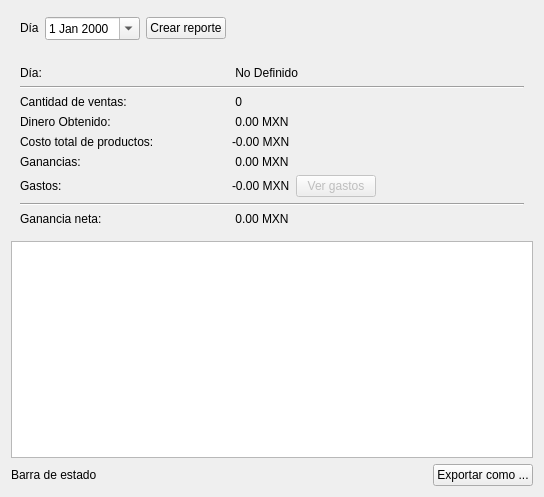
<?xml version="1.0" encoding="UTF-8"?>
<ui version="4.0">
 <class>Frame</class>
 <widget class="QFrame" name="Frame">
  <property name="geometry">
   <rect>
    <x>0</x>
    <y>0</y>
    <width>544</width>
    <height>497</height>
   </rect>
  </property>
  <property name="windowTitle">
   <string>Frame</string>
  </property>
  <layout class="QVBoxLayout" name="verticalLayout">
   <item>
    <widget class="QFrame" name="main_content_frame">
     <property name="frameShape">
      <enum>QFrame::NoFrame</enum>
     </property>
     <property name="frameShadow">
      <enum>QFrame::Raised</enum>
     </property>
     <layout class="QVBoxLayout" name="verticalLayout_2">
      <property name="leftMargin">
       <number>0</number>
      </property>
      <property name="topMargin">
       <number>0</number>
      </property>
      <property name="rightMargin">
       <number>0</number>
      </property>
      <property name="bottomMargin">
       <number>0</number>
      </property>
      <item>
       <widget class="QFrame" name="tool_bar_frame">
        <property name="frameShape">
         <enum>QFrame::NoFrame</enum>
        </property>
        <property name="frameShadow">
         <enum>QFrame::Raised</enum>
        </property>
       </widget>
      </item>
      <item>
       <widget class="QFrame" name="frame_2">
        <property name="frameShape">
         <enum>QFrame::NoFrame</enum>
        </property>
        <property name="frameShadow">
         <enum>QFrame::Raised</enum>
        </property>
        <layout class="QHBoxLayout" name="horizontalLayout_2">
         <property name="leftMargin">
          <number>0</number>
         </property>
         <property name="topMargin">
          <number>0</number>
         </property>
         <property name="rightMargin">
          <number>0</number>
         </property>
         <property name="bottomMargin">
          <number>0</number>
         </property>
         <item>
          <widget class="QFrame" name="frame_3">
           <property name="frameShape">
            <enum>QFrame::NoFrame</enum>
           </property>
           <property name="frameShadow">
            <enum>QFrame::Raised</enum>
           </property>
           <layout class="QGridLayout" name="gridLayout">
            <property name="topMargin">
             <number>0</number>
            </property>
            <item row="4" column="0">
             <widget class="QLabel" name="label_2">
              <property name="sizePolicy">
               <sizepolicy hsizetype="Maximum" vsizetype="Maximum">
                <horstretch>0</horstretch>
                <verstretch>0</verstretch>
               </sizepolicy>
              </property>
              <property name="text">
               <string>Cantidad de ventas:</string>
              </property>
             </widget>
            </item>
            <item row="4" column="1">
             <widget class="QLabel" name="sale_quantity_label">
              <property name="sizePolicy">
               <sizepolicy hsizetype="Maximum" vsizetype="Maximum">
                <horstretch>0</horstretch>
                <verstretch>0</verstretch>
               </sizepolicy>
              </property>
              <property name="text">
               <string> 0</string>
              </property>
             </widget>
            </item>
            <item row="7" column="1">
             <widget class="QLabel" name="profit_money_label">
              <property name="sizePolicy">
               <sizepolicy hsizetype="Maximum" vsizetype="Maximum">
                <horstretch>0</horstretch>
                <verstretch>0</verstretch>
               </sizepolicy>
              </property>
              <property name="text">
               <string> 0.00 MXN</string>
              </property>
             </widget>
            </item>
            <item row="2" column="0">
             <widget class="QLabel" name="label_3">
              <property name="sizePolicy">
               <sizepolicy hsizetype="Maximum" vsizetype="Maximum">
                <horstretch>0</horstretch>
                <verstretch>0</verstretch>
               </sizepolicy>
              </property>
              <property name="text">
               <string>Día:</string>
              </property>
             </widget>
            </item>
            <item row="5" column="0">
             <widget class="QLabel" name="label_4">
              <property name="sizePolicy">
               <sizepolicy hsizetype="Maximum" vsizetype="Maximum">
                <horstretch>0</horstretch>
                <verstretch>0</verstretch>
               </sizepolicy>
              </property>
              <property name="text">
               <string>Dinero Obtenido:</string>
              </property>
             </widget>
            </item>
            <item row="7" column="0">
             <widget class="QLabel" name="label_6">
              <property name="sizePolicy">
               <sizepolicy hsizetype="Maximum" vsizetype="Maximum">
                <horstretch>0</horstretch>
                <verstretch>0</verstretch>
               </sizepolicy>
              </property>
              <property name="text">
               <string>Ganancias:</string>
              </property>
             </widget>
            </item>
            <item row="5" column="1">
             <widget class="QLabel" name="payment_money_label">
              <property name="sizePolicy">
               <sizepolicy hsizetype="Maximum" vsizetype="Maximum">
                <horstretch>0</horstretch>
                <verstretch>0</verstretch>
               </sizepolicy>
              </property>
              <property name="text">
               <string> 0.00 MXN</string>
              </property>
             </widget>
            </item>
            <item row="2" column="1">
             <widget class="QLabel" name="day_label">
              <property name="sizePolicy">
               <sizepolicy hsizetype="Maximum" vsizetype="Maximum">
                <horstretch>0</horstretch>
                <verstretch>0</verstretch>
               </sizepolicy>
              </property>
              <property name="text">
               <string> No Definido</string>
              </property>
             </widget>
            </item>
            <item row="6" column="0">
             <widget class="QLabel" name="label_5">
              <property name="text">
               <string>Costo total de productos:</string>
              </property>
             </widget>
            </item>
            <item row="8" column="1">
             <widget class="QFrame" name="frame_4">
              <property name="frameShape">
               <enum>QFrame::NoFrame</enum>
              </property>
              <property name="frameShadow">
               <enum>QFrame::Raised</enum>
              </property>
              <layout class="QHBoxLayout" name="horizontalLayout_3">
               <property name="leftMargin">
                <number>0</number>
               </property>
               <property name="topMargin">
                <number>0</number>
               </property>
               <property name="rightMargin">
                <number>0</number>
               </property>
               <property name="bottomMargin">
                <number>0</number>
               </property>
               <item>
                <widget class="QLabel" name="expense_money_label">
                 <property name="text">
                  <string>-0.00 MXN</string>
                 </property>
                </widget>
               </item>
               <item>
                <widget class="QPushButton" name="expenses_button">
                 <property name="enabled">
                  <bool>false</bool>
                 </property>
                 <property name="cursor">
                  <cursorShape>PointingHandCursor</cursorShape>
                 </property>
                 <property name="text">
                  <string>Ver gastos</string>
                 </property>
                </widget>
               </item>
              </layout>
             </widget>
            </item>
            <item row="9" column="0" colspan="3">
             <widget class="Line" name="line_2">
              <property name="orientation">
               <enum>Qt::Horizontal</enum>
              </property>
             </widget>
            </item>
            <item row="10" column="0">
             <widget class="QLabel" name="label_9">
              <property name="text">
               <string>Ganancia neta:</string>
              </property>
             </widget>
            </item>
            <item row="3" column="0" colspan="3">
             <widget class="Line" name="line">
              <property name="orientation">
               <enum>Qt::Horizontal</enum>
              </property>
             </widget>
            </item>
            <item row="1" column="0">
             <widget class="QFrame" name="frame_5">
              <property name="frameShape">
               <enum>QFrame::NoFrame</enum>
              </property>
              <property name="frameShadow">
               <enum>QFrame::Raised</enum>
              </property>
              <layout class="QHBoxLayout" name="horizontalLayout_4">
               <property name="leftMargin">
                <number>0</number>
               </property>
               <property name="topMargin">
                <number>0</number>
               </property>
               <property name="rightMargin">
                <number>0</number>
               </property>
               <property name="bottomMargin">
                <number>20</number>
               </property>
               <item>
                <widget class="QLabel" name="label_7">
                 <property name="sizePolicy">
                  <sizepolicy hsizetype="Maximum" vsizetype="Maximum">
                   <horstretch>0</horstretch>
                   <verstretch>0</verstretch>
                  </sizepolicy>
                 </property>
                 <property name="text">
                  <string>Día</string>
                 </property>
                </widget>
               </item>
               <item>
                <widget class="QDateEdit" name="day_date_edit">
                 <property name="calendarPopup">
                  <bool>true</bool>
                 </property>
                </widget>
               </item>
               <item>
                <widget class="QPushButton" name="create_report_button">
                 <property name="sizePolicy">
                  <sizepolicy hsizetype="Maximum" vsizetype="Maximum">
                   <horstretch>0</horstretch>
                   <verstretch>0</verstretch>
                  </sizepolicy>
                 </property>
                 <property name="cursor">
                  <cursorShape>PointingHandCursor</cursorShape>
                 </property>
                 <property name="text">
                  <string>Crear reporte</string>
                 </property>
                </widget>
               </item>
              </layout>
             </widget>
            </item>
            <item row="6" column="1">
             <widget class="QLabel" name="total_cost_label">
              <property name="text">
               <string>-0.00 MXN</string>
              </property>
             </widget>
            </item>
            <item row="8" column="0">
             <widget class="QLabel" name="label">
              <property name="text">
               <string>Gastos:</string>
              </property>
             </widget>
            </item>
            <item row="10" column="1">
             <widget class="QLabel" name="net_profit_label">
              <property name="text">
               <string> 0.00 MXN</string>
              </property>
             </widget>
            </item>
           </layout>
          </widget>
         </item>
        </layout>
       </widget>
      </item>
      <item>
       <widget class="QTableWidget" name="sale_group_table"/>
      </item>
     </layout>
    </widget>
   </item>
   <item>
    <widget class="QFrame" name="frame">
     <property name="frameShape">
      <enum>QFrame::NoFrame</enum>
     </property>
     <property name="frameShadow">
      <enum>QFrame::Raised</enum>
     </property>
     <layout class="QHBoxLayout" name="horizontalLayout">
      <property name="leftMargin">
       <number>0</number>
      </property>
      <property name="topMargin">
       <number>0</number>
      </property>
      <property name="rightMargin">
       <number>0</number>
      </property>
      <property name="bottomMargin">
       <number>0</number>
      </property>
      <item>
       <widget class="QLabel" name="state_bar_label">
        <property name="text">
         <string>Barra de estado</string>
        </property>
       </widget>
      </item>
      <item>
       <spacer name="horizontalSpacer_2">
        <property name="orientation">
         <enum>Qt::Horizontal</enum>
        </property>
        <property name="sizeHint" stdset="0">
         <size>
          <width>40</width>
          <height>20</height>
         </size>
        </property>
       </spacer>
      </item>
      <item>
       <widget class="QPushButton" name="export_as_button">
        <property name="sizePolicy">
         <sizepolicy hsizetype="Maximum" vsizetype="Fixed">
          <horstretch>0</horstretch>
          <verstretch>0</verstretch>
         </sizepolicy>
        </property>
        <property name="cursor">
         <cursorShape>PointingHandCursor</cursorShape>
        </property>
        <property name="text">
         <string>Exportar como ...</string>
        </property>
       </widget>
      </item>
     </layout>
    </widget>
   </item>
  </layout>
 </widget>
 <resources/>
 <connections/>
</ui>
